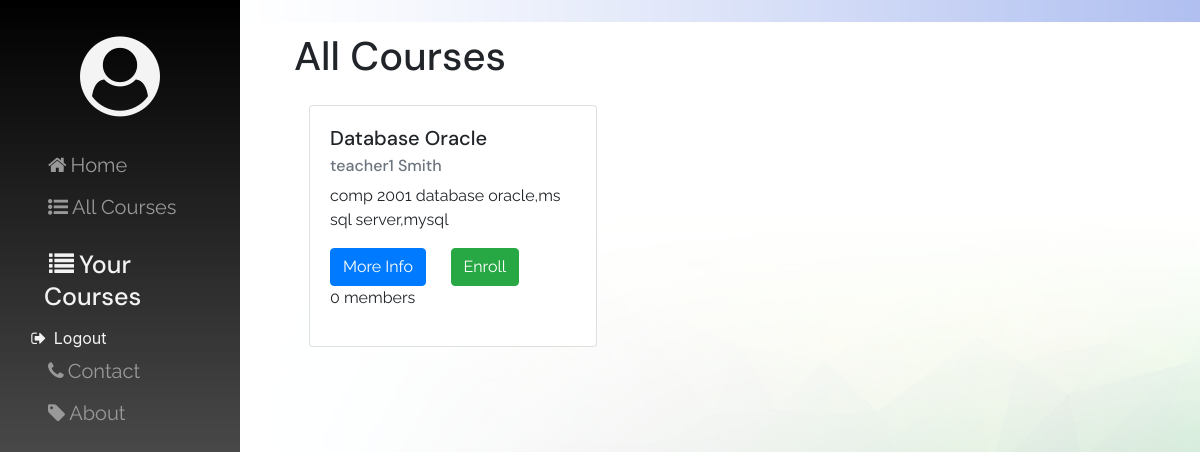
The page /courses/all/ (signed in) on the database its author committed.
### courses/models.py (models this page shows, shortened)
class Course(models.Model):
    course_name = models.CharField(max_length=200)
    course_description = models.TextField()
    teacher = models.ForeignKey(User, related_name="course", on_delete=models.CASCADE)
    students = models.ManyToManyField(User, through='Enrollment', related_name="student_course")
    class Meta:
        ordering = ['course_name']

### users/models.py (models this page shows)
class User(auth.models.AbstractUser):
    USER_TYPE_CHOICES = (
        (1, 'Student'),
        (2, 'Teacher')
    )
    user_type = models.PositiveIntegerField(choices=USER_TYPE_CHOICES, default=1)
    def __str__(self):
        return self.first_name + ' ' + self.last_name

### courses/views.py (the view)
# urls.py: path('all/', views.ListCourse.as_view(), name="list"),
class ListCourse(generic.ListView):
    model = Course

### courses/context_processors.py (called while the page is built)
def courses_processor(request):
    course = Course.objects.all()
    return {'list_courses': course}

### courses/templates/courses/course_list.html (shortened to what this page needs)
{% extends 'courses/course_base.html' %}
{% block main_content %}
<div class="container">
  <div>
    <h1>All Courses</h1>
  </div>
    <div class="card-deck">
      {% for course_item in object_list %}
      <div>
      <div class="card" style="width: 18rem">
        <div class="card-body">
          <h5 class="card-title">{{course_item.course_name}}</h5>
          <h6 class="card-subtitle mb-2 text-muted">{{course_item.teacher}}</h6>
          <p class="card-text">
            {{course_item.course_description}}
          </p>
          <a href="{% url 'courses:detail' pk=course_item.pk %}" class="btn btn-primary card-link">More Info</a>
          {% if user.user_type == 1 %}
            {%if user in course_item.students.all%}
                <a href="{% url 'courses:unenroll' pk=course_item.pk %}" class="btn btn-danger card-link">Unenroll</a>
            {% else %}
                <a href="{% url 'courses:enroll' pk=course_item.pk %}" class="btn btn-success card-link">Enroll</a>
            {% endif %}
          {% endif %}
          <p>{{course_item.students.count}} member{{course_item.students.count|pluralize}}</p>
        </div>
      </div>
      </div>
      {% endfor %}
    </div>
  </div>
  {% endblock main_content %}

### static/css/master.css (style rules this page uses)
h1, h2, h3, h4, h5, h6 { font-family: 'DM Sans', sans-serif; }
p, a { font-family: 'Raleway', 'sans-serif'; }
.card-deck, .assignments, .submissions, .grade { margin:3% 0% 3% 0% }

### rows shown on the page
Course: course_name "Database Oracle", teacher "teacher1 Smith", course_description "comp 2001 database oracle,ms sql server,mysql", shows "Enroll", students.count "0"
